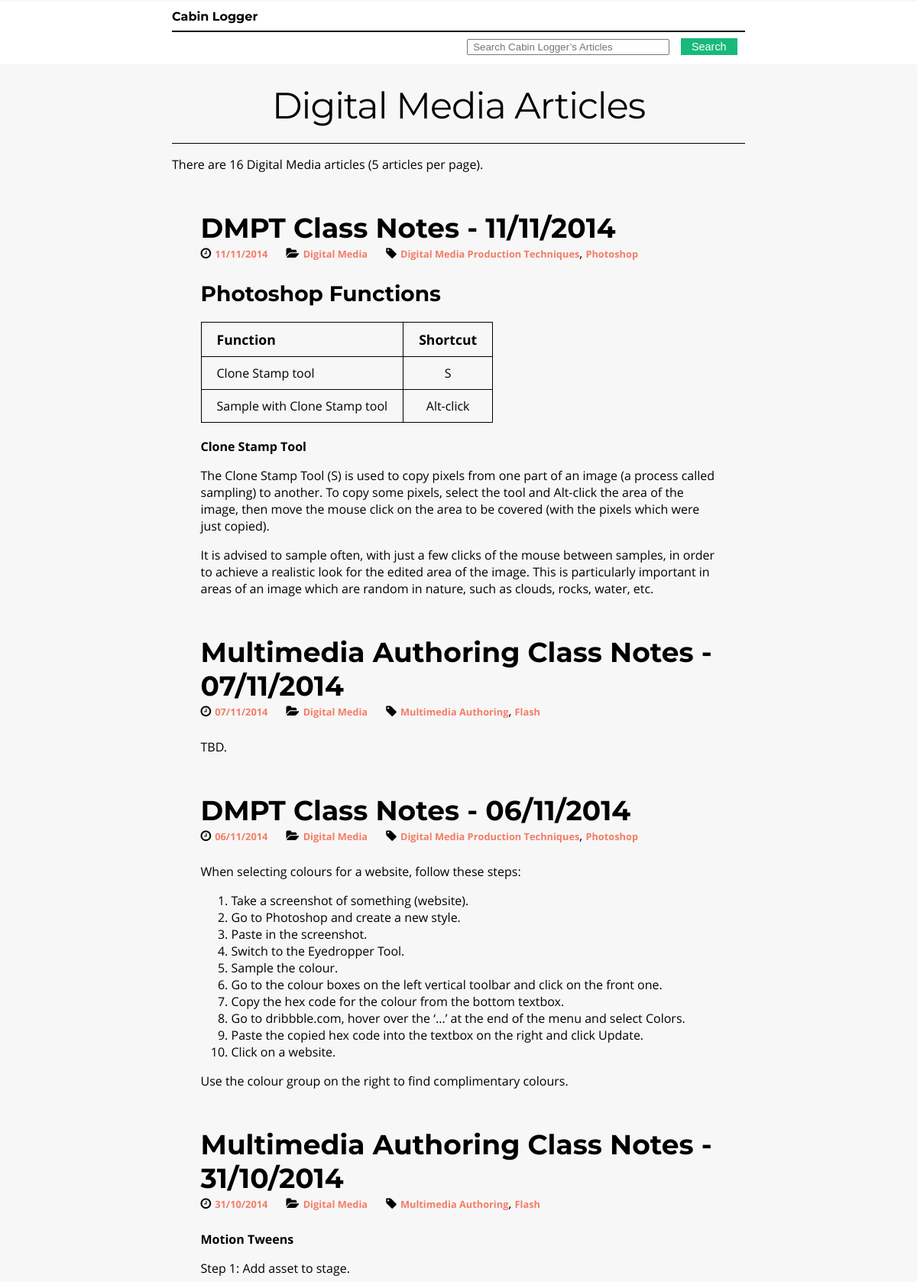
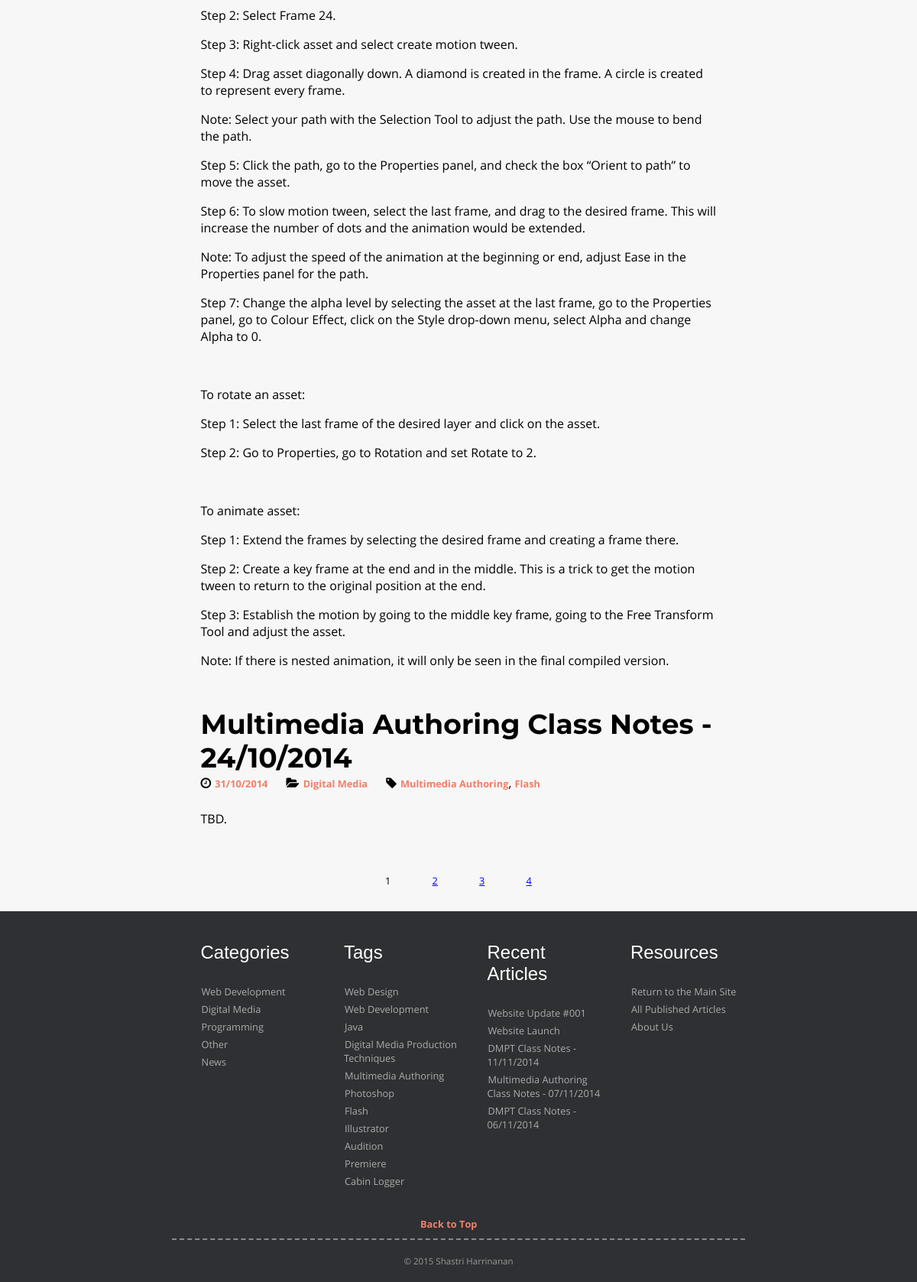
The page /media.php on the database its author committed (2 pictures, top to bottom).
### tables this page shows
CREATE TABLE article_category_tbl (
	articleCategoryID SMALLINT(3) NOT NULL UNIQUE AUTO_INCREMENT PRIMARY KEY,
    articleID TINYINT(3),
    categoryID TINYINT(2),
	FOREIGN KEY (articleID) REFERENCES article_tbl(articleID),
	FOREIGN KEY (categoryID) REFERENCES category_tbl(categoryID)
);

CREATE TABLE article_tbl (
	articleID TINYINT(3) NOT NULL UNIQUE  AUTO_INCREMENT PRIMARY KEY,
	articleTitle VARCHAR(255) NOT NULL,
    articleContent MEDIUMTEXT NOT NULL,
    dateAdded DATE NOT NULL
);

CREATE TABLE category_tbl (
	categoryID TINYINT(2) NOT NULL UNIQUE AUTO_INCREMENT PRIMARY KEY,
	categoryName VARCHAR(255) NOT NULL,
    categoryDescription VARCHAR(255) NOT NULL
);

CREATE TABLE tag_tbl (
	tagID TINYINT(2) NOT NULL UNIQUE AUTO_INCREMENT PRIMARY KEY,
	tagName VARCHAR(255) NOT NULL,
    tagDescription VARCHAR(255) NOT NULL
);

### includes/pagination-variables.php (called while the page is built, shortened)
<?php
    $skip = 0;
    $limit = 5;
    $path = $_SERVER['PHP_SELF'];
    $currentFile = basename($path);

### media.php (the view, shortened to what this page needs)
<?php
    require_once("includes/common.php");
    require_once("includes/pagination-variables.php");
?>
<!doctype html>
<html>
<head>
    <?php require_once("includes/head.php"); ?>
</head>
<body>
    <?php require_once("includes/header.php"); ?>
    <main>
        <section id="digitalMediaArticles">
        <h1>Digital Media Articles</h1>
        <?php
            $categoryID = 2;
            $getAllPageArticlesQuery = "SELECT * FROM article_category_tbl WHERE categoryID = $categoryID ORDER BY articleID DESC";
            $getAllPageArticlesResultsOriginal = mysqli_query($dbc, $getAllPageArticlesQuery);
            $getAllPageArticlesQuery .= " LIMIT $skip, $limit";
            $getAllPageArticlesResults = mysqli_query($dbc, $getAllPageArticlesQuery);
            echo '        <p>There are ' . mysqli_num_rows($getAllPageArticlesResultsOriginal) . ' Digital Media articles (5 articles per page).</p>';
            while($getAllPageArticlesRow = mysqli_fetch_array($getAllPageArticlesResults))
            {
                $articleID = $getAllPageArticlesRow['articleID'];
                $getCurrentArticleQuery = "SELECT * FROM article_tbl where articleID = $articleID";
                $getCurrentArticleResult = mysqli_query($dbc, $getCurrentArticleQuery);
                $getCurrentArticleRow = mysqli_fetch_array($getCurrentArticleResult);
                echo '        <article>
            <h2><a href="articles.php?a=' . $getCurrentArticleRow['articleID'] . '" title="' . $getCurrentArticleRow['articleTitle'] . '">' . $getCurrentArticleRow['articleTitle'] . '</a></h2>
			<div class="articleInfo">
                ';
				$getCategoryQuery = "SELECT * FROM category_tbl WHERE categoryID = $categoryID";
				$getCategoryResult = mysqli_query($dbc, $getCategoryQuery);
				$getCategoryRow = mysqli_fetch_array($getCategoryResult);
				$dateAdded = date("d/m/Y", strtotime($getCurrentArticleRow['dateAdded']));
				echo '<time class="postDate" datetime="' . $getCurrentArticleRow['dateAdded'] . '"><a href="articles.php?d=' . $getCurrentArticleRow['dateAdded'] . '" title="Published on ' . $dateAdded . '">' . $dateAdded . '</a></time>
                <span class="category"><a href="articles.php?c=' . $getCategoryRow['categoryID'] . '" title="' . $getCategoryRow['categoryDescription'] . '">' . $getCategoryRow['categoryName'] . '</a></span>
                <span class="tag">';
				$getAllTagsQuery = "SELECT tagID FROM article_tag_tbl WHERE articleID = $articleID";
                $getAllTagsResults = mysqli_query($dbc, $getAllTagsQuery);
				$numTags = mysqli_num_rows($getAllTagsResults);
				while($getAllTagsRow = mysqli_fetch_array($getAllTagsResults))
                {
                    $tagID = $getAllTagsRow['tagID'];
                    $getIndividualTagQuery = "SELECT * FROM tag_tbl WHERE tagID = $tagID";
                    $getIndividualTagResult = mysqli_query($dbc, $getIndividualTagQuery);
                    while($getIndividualTagRow = mysqli_fetch_array($getIndividualTagResult))
                    {
                        echo '<a href="articles.php?t=' . $getIndividualTagRow['tagID'] . '" title="' . $getIndividualTagRow['tagDescription'] . '">' . $getIndividualTagRow['tagName'] . '</a>';
                        if ($numTags > 1)
                        {
                            echo ', ';
                        }
                        $numTags--;
                    }
                }
                echo '</span>
            </div>
            ' . $getCurrentArticleRow['articleContent'] . '
        </article>';
            }
            $i = ceil(mysqli_num_rows($getAllPageArticlesResultsOriginal)/5);
            $j = 1;
            $k = 0;
            if($i > 1) {
                echo '<div id="paginationLinks">
                        <ul>
                            ';
                while($i > 0) {
                    if($j === (($skip + $limit) / $limit)) {
                        echo '<li id="currPage">' . $j . '</li>' . "\n";
                    } else {
                        echo '<a href="' . $currentFile;
                        if($k !== 0) {
                            echo '?s=' . $k;
                        }
                        echo '" title="Go to page ' . $j . '"><li>' . $j. '</li></a>' . "\n";
                    }
                    $i--;
                    $j++;
                    if($k < mysqli_num_rows($getAllPageArticlesResultsOriginal)) {
                        $k+=5;
                    }
                }
                echo '</ul></div>';
            }
        ?>
        </section>
    </main>
    <?php require_once("includes/footer.php"); ?>
</body>
</html>

### includes/footer.php (shortened to what this page needs)
<?php
echo '<footer id="pageFooter">
        <div id="footerMenus">
            <div class="footerBox">
                <h3>Categories</h3>
                <ul>
					';
				$getAllCategoriesQuery = "SELECT * FROM category_tbl";
                $getAllCategoriesResults = mysqli_query($dbc, $getAllCategoriesQuery);
				while($getAllCategoriesRow = mysqli_fetch_array($getAllCategoriesResults))
                {
                    echo'<li><a href="articles.php?c=' . $getAllCategoriesRow['categoryID'] . '" title="' . $getAllCategoriesRow['categoryDescription'] . '">' . $getAllCategoriesRow['categoryName'] . '</a></li>';
                }
                echo '</ul>
            </div>
			<div class="footerBox">
                <h3>Tags</h3>
                <ul>
					';
				$getAllTagsQuery = "SELECT * FROM tag_tbl";
                $getAllTagsResults = mysqli_query($dbc, $getAllTagsQuery);
				while($getAllTagsRow = mysqli_fetch_array($getAllTagsResults))
                {
                    echo'<li><a href="articles.php?t=' . $getAllTagsRow['tagID'] . '" title="' . $getAllTagsRow['tagDescription'] . '">' . $getAllTagsRow['tagName'] . '</a></li>';
                }
                echo '</ul>
            </div>
            <div class="footerBox">
                <h3>Recent Articles</h3>
                <ul>
					';
				$getRecentArticlesQuery = "SELECT articleID, articleTitle, dateAdded FROM article_tbl ORDER BY articleID DESC LIMIT 5";
                $getRecentArticlesResults = mysqli_query($dbc, $getRecentArticlesQuery);
				while($getRecentArticlesRow = mysqli_fetch_array($getRecentArticlesResults))
                {
                    echo'<li><a href="articles.php?a=' . $getRecentArticlesRow['articleID'] . '" title="Published on ' . $getRecentArticlesRow['dateAdded'] . '">' . $getRecentArticlesRow['articleTitle'] . '</a></li>';
                }
                echo '</ul>
            </div>
            <div class="footerBox">
                <h3>Resources</h3>
                <ul>
                    <li><a href="https://shastri.me" title="Return to the Main Site">Return to the Main Site</a></li>
                    <li><a href="articles.php" title="View all published articles">All Published Articles</a></li>
					<li><a href="aboutus.php" title="Learn about this website">About Us</a></li>
                </ul>
            </div>
        </div>
        <div id="toTop">
            <a href="#top">Back to Top</a>
        </div>
        <div id="copy">
            &copy; 2015 Shastri Harrinanan
        </div>
    </footer>
';

### rows shown on the page
article_category_tbl: articleID.articleTitle "DMPT Class Notes - 11/11/2014", articleID.dateAdded "11/11/2014", categoryID.categoryName "Digital Media", articleID.articleContent "Photoshop Functions Function Shortcut Clone Stamp tool S Sample with Clone Stamp tool Alt-click Clone Stamp Tool The Clone Stamp Tool (S) is used to copy pixels from one part of an image (a process called sampling) to another. To copy some pixels, select the tool and Alt-click the area of the image, then move the mouse click on the area to be covered (with the pixels which were just copied). It is advised to sample often, with just a few clicks of the mouse between samples, in order to achieve a realistic look for the edited area of the image. This is particularly important in areas of an image which are random in nature, such as clouds, rocks, water, etc."
tag_tbl: tagName "Digital Media Production Techniques"
tag_tbl: tagName "Photoshop"
article_category_tbl: articleID.articleTitle "Multimedia Authoring Class Notes - 07/11/2014", articleID.dateAdded "07/11/2014", categoryID.categoryName "Digital Media", articleID.articleContent "TBD."
tag_tbl: tagName "Multimedia Authoring"
tag_tbl: tagName "Flash"
article_category_tbl: articleID.articleTitle "DMPT Class Notes - 06/11/2014", articleID.dateAdded "06/11/2014", categoryID.categoryName "Digital Media", articleID.articleContent "When selecting colours for a website, follow these steps: Take a screenshot of something (website). Go to Photoshop and create a new style. Paste in the screenshot. Switch to the Eyedropper Tool. Sample the colour. Go to the colour boxes on the left vertical toolbar and click on the front one. Copy the hex code for the colour from the bottom textbox. Go to dribbble.com, hover over the ‘...’ at the end of the menu and select Colors. Paste the copied hex code into the textbox on the right and click Update. Click on a website. Use the colour group on the right to find complimentary colours."
article_category_tbl: articleID.articleTitle "Multimedia Authoring Class Notes - 31/10/2014", articleID.dateAdded "31/10/2014", categoryID.categoryName "Digital Media", articleID.articleContent "Motion Tweens Step 1: Add asset to stage. Step 2: Select Frame 24. Step 3: Right-click asset and select create motion tween. Step 4: Drag asset diagonally down. A diamond is created in the frame. A circle is created to represent every frame. Note: Select your path with the Selection Tool to adjust the path. Use the mouse to bend the path. Step 5: Click the path, go to the Properties panel, and check the box “Orient to path” to move the asset. Step 6: To slow motion tween, select the last frame, and drag to the desired frame. This will increase the number of dots and the animation would be extended. Note: To adjust the speed of the animation at the beginning or end, adjust Ease in the…"
article_category_tbl: articleID.articleTitle "Multimedia Authoring Class Notes - 24/10/2014", articleID.dateAdded "31/10/2014", categoryID.categoryName "Digital Media", articleID.articleContent "TBD."
category_tbl: categoryName "Web Development"
category_tbl: categoryName "Digital Media"
category_tbl: categoryName "Programming"
category_tbl: categoryName "Other"
category_tbl: categoryName "News"
tag_tbl: tagName "Web Design"
tag_tbl: tagName "Web Development"
tag_tbl: tagName "Java"
tag_tbl: tagName "Illustrator"
tag_tbl: tagName "Audition"
tag_tbl: tagName "Premiere"
tag_tbl: tagName "Cabin Logger"
article_tbl: articleTitle "Website Update #001"
article_tbl: articleTitle "Website Launch"
article_tbl: articleTitle "DMPT Class Notes - 11/11/2014"
article_tbl: articleTitle "Multimedia Authoring Class Notes - 07/11/2014"
article_tbl: articleTitle "DMPT Class Notes - 06/11/2014"

### other values the page prints
$fCName "Cabin Logger"
mysqli_num_rows($getAllPageArticlesResultsOriginal) "16"
